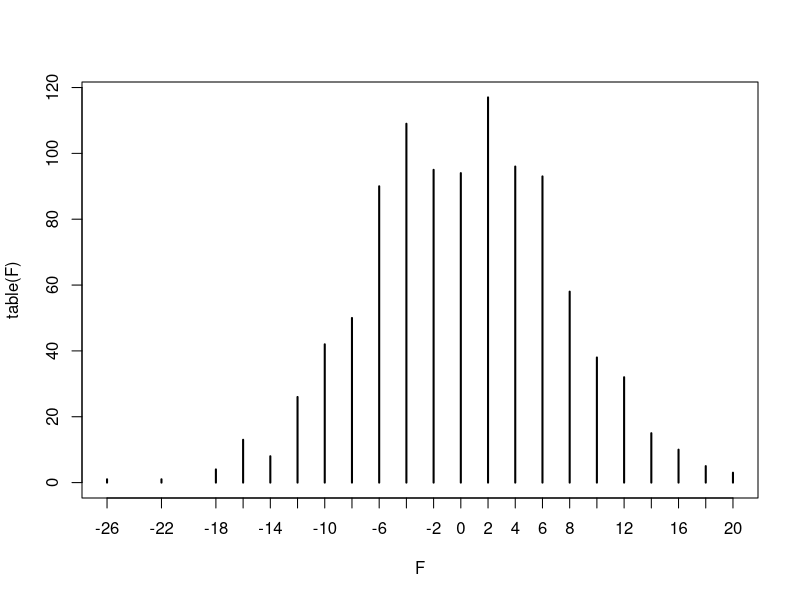

Reproduce this figure in R.
##Simulating coin-tossing experiments
x=sample(c("H","T"),10,replace=TRUE)
x
table(x)
table(x)/10
#
x=sample(c("H","T"),100,replace=TRUE)
table(x)/100
#
x=sample(c("H","T"),10000,replace=TRUE)
table(x)/10000


##Simulating a game of chance
win=sample(c(-1,1),size=50,replace=T)
cum.win=cumsum(win)
cum.win
sum(win)
#
win=sample(c(-1,1),
           size=50,replace=T,
           prob=c(0.6,0.4))


KoP=function(n=50){
    win=sample(c(-1,1),size=n,replace=T)
    sum(win)
}
F=replicate(1000,KoP())
table(F)
plot(table(F))
sum(F==0)/1000

#
KoP=function(n=50){
  win=sample(c(-1,1),size=n,replace=T)
  cum.win=cumsum(win)
  c(F=sum(win),
    L=sum(cum.win>0),
    M=max(cum.win))
}
S=replicate(1000,KoP())
#
S[,1:10]
mean(S["L",])
mean(S["M",])
sum(S["M",]>10)/1000



##IC Module Analysis
preg=0.7
pbad.reg=0.1
pgood.reg=1-pbad.reg
#
pirreg=1-preg
pbad.irreg=0.4
pgood.irreg=1-pbad.irreg

ICmodule.sim=function(n=10){
   simulated.modules=rep(NA,n)
   #1 denotes regular
   #-1 denotes irregular
   labels=sample(c(1,-1),n,
                 prob=c(preg,pirreg),
                 replace=TRUE)
   if(any(labels==1)){
      simulated.modules[which(labels==1)]=
        sample(c("goodreg","badreg"),
               sum(labels==1),
               prob=c(pgood.reg,pbad.reg),
               replace=TRUE) 
   }
   if(any(labels==-1)){
      simulated.modules[which(labels==-1)]=
       sample(c("goodirreg","badirreg"),
              sum(labels==-1),
              prob=c(pgood.irreg,pbad.irreg),
              replace=TRUE) 
   }
   simulated.modules
}

ICmodule.sim()
S=10000
sim.table=replicate(S,ICmodule.sim())
dim(sim.table)

badnum=c()
badnumreg=c()
badnumirreg=c()
numreg=c()
numirreg=c()
for(i in 1:ncol(sim.table)){
    badnumreg[i]=sum(sim.table[,i]=="badreg")
    badnumirreg[i]=sum(sim.table[,i]=="badirreg")
    badnum[i]=sum(sim.table[,i]=="badreg")+
              sum(sim.table[,i]=="badirreg")
    numreg[i]=sum(sim.table[,i]=="badreg")+
              sum(sim.table[,i]=="goodreg")
    numirreg[i]=sum(sim.table[,i]=="badirreg")+
                sum(sim.table[,i]=="goodirreg")
}

sum(badnum==2)/S

sum(numreg==10 & badnum==2)
sum(numreg==10 & badnum==2)/sum(badnum==2)

k=1
sum(badnum==k)
sum(numirreg>=1 & badnum==k)
sum(numirreg>=1 & badnum==k)/sum(badnum==k)


